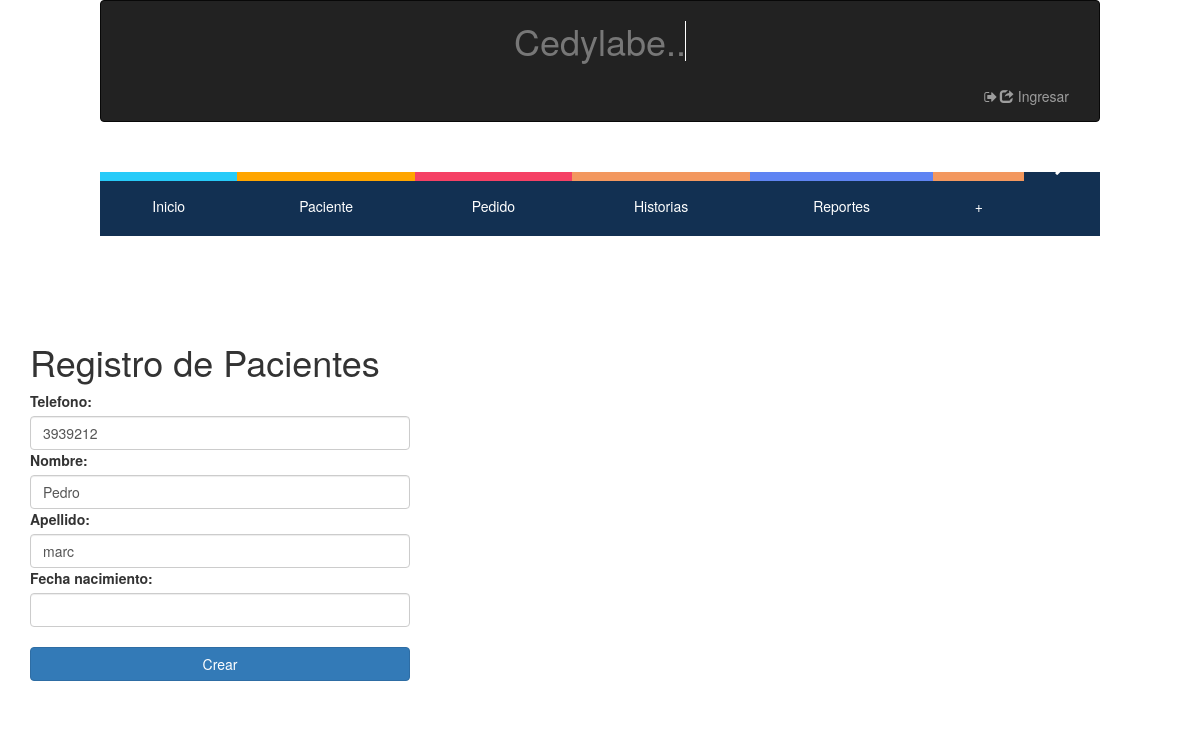
Before: /editar/paciente/7/ with the older database file.
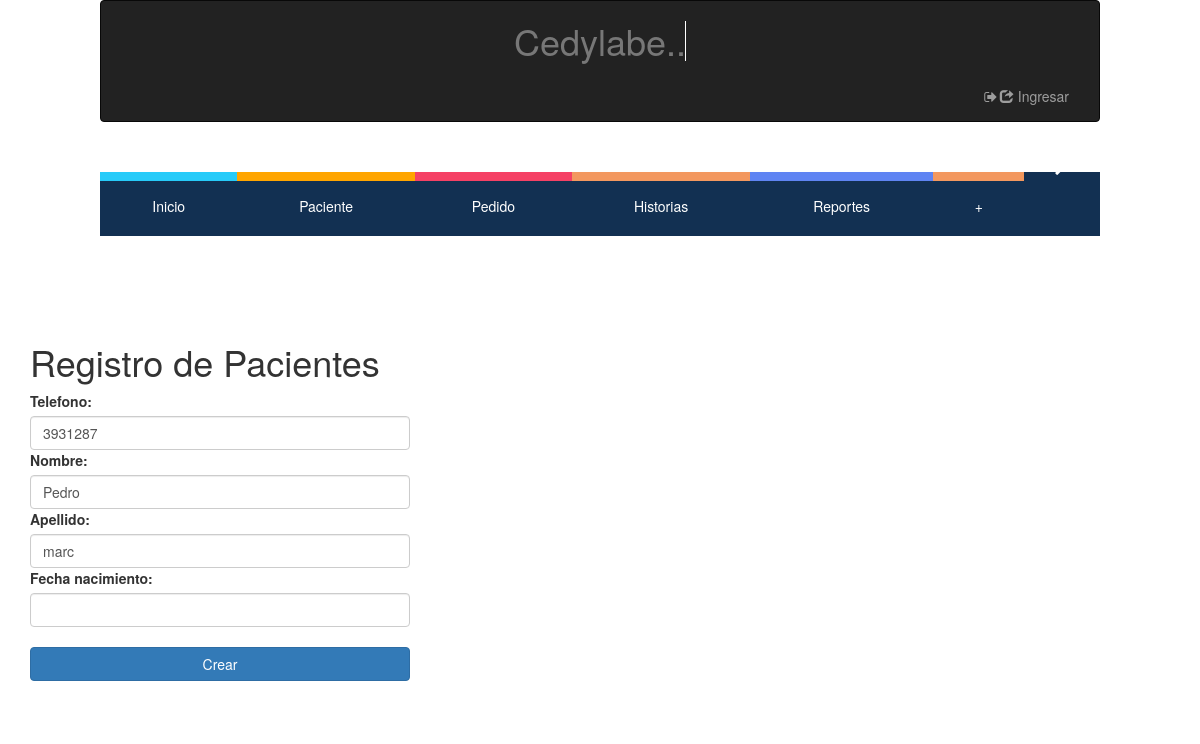
After: the same page with the newer database file.
### hcapp/models.py (models this page shows, shortened)
class Paciente (models.Model):
    Cedula = models.IntegerField(null=False, blank=False, unique=True, error_messages={'unique':"Ya existe un paciente con esta cédula en el sistema"}) # es necesaria?
    Nombre = models.CharField(max_length=128, null=False, blank=False)
    Apellido = models.CharField(max_length=128, null=False, blank=False)
    Telefono = models.IntegerField(validators=[MaxValueValidator(9999999999)], null=True, blank=True)
    Fecha_nacimiento= models.DateField(null= True, blank=True)
    Fecha_ingreso= models.DateField(auto_now=True, auto_now_add=False)
    '''def save(self, *args, **kwargs):
        if not self.Edad:
            self.Edad = calculate_age(self.Fecha_nacimiento)
        super(Paciente, self).save(*args, **kwargs)'''

### hcapp/views.py (the view)
# urls.py: url(r'^editar/paciente/(?P<pk>[0-9]+)/$',views.EditarPaciente.as_view() ,name="Editar-Pacientes"),
class EditarPaciente (generic.UpdateView):
    model= Paciente
    fields = ['Telefono', 'Nombre', 'Apellido','Fecha_nacimiento']
    template_name_suffix ='_editform'

### hcapp/templates/hcapp/paciente_editform.html (shortened to what this page needs)
{% extends "hcapp/index.html" %}
{% load staticfiles %}
{% block contenido %}
<div class="container">
  <div class="col-md-4">
    <form name="formulario_pacientes" method="post">
      <div class="form-group row">
        <h1><center>Registro de Pacientes</center></h1>
          <div>
            {% include 'hcapp/form_template.html' %}
           <br>
            <button class="btn btn-primary btn-block"> Crear </button>
          <br>
          </div>
      </div>
    </form>
  </div>
{% endblock contenido %}

### hcapp/templates/hcapp/form_template.html (shortened to what this page needs)
{% for field in form%}
{% load staticfiles %}
{% load widget_tweaks %}
     <b>{{field.label_tag}}</b>
                    {% render_field field class="form-control" %}
                {% endfor %}
        <link href="//code.jquery.com/ui/1.12.1/themes/base/jquery-ui.css" rel="stylesheet">
            <link href="/resources/demos/style.css" rel="stylesheet">

Changed rows visible on the page:
changed Paciente "Pedro": Telefono "3939212" → "3931287"
